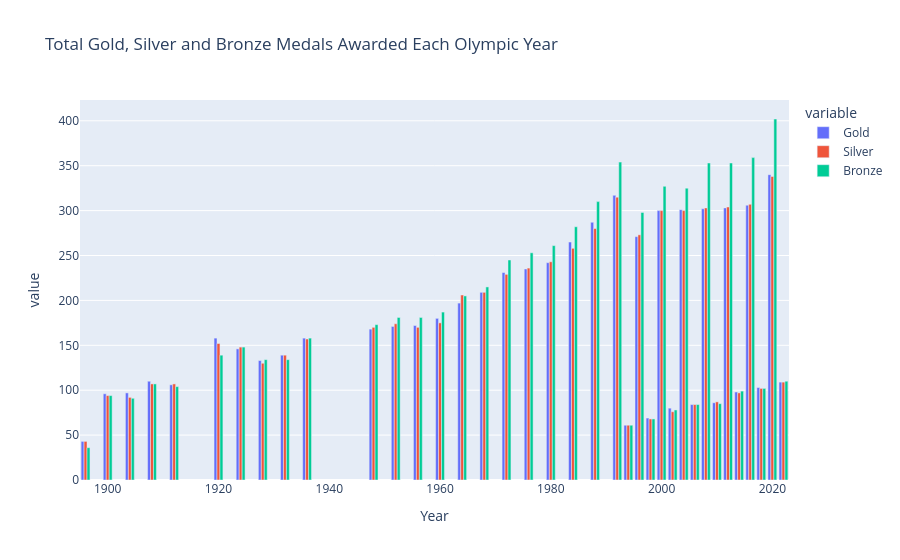

Write notebook code for a chart like this one.
### Markdown cell above
### Q8: Total gold/silver/bronze medals awarded each Olympic year

### Code cell
pipeline = [
    {'$group': {'_id': '$Year', 'Gold': {'$sum': '$Gold'}, 'Silver': {'$sum': '$Silver'}, 'Bronze': {'$sum': '$Bronze'}}},
    {'$sort': {'_id': 1}}
]
q8_results = list(wins_collection.aggregate(pipeline))
q8_df = pd.DataFrame(q8_results).rename(columns={'_id': 'Year'})
print(q8_df)

fig_q8 = px.bar(q8_df, x='Year', y=['Gold', 'Silver', 'Bronze'], barmode='group',
                title='Total Gold, Silver and Bronze Medals Awarded Each Olympic Year')
fig_q8.show()

### Figure 1 — Plotly figure (JSON) as saved in the notebook; plotly's stock layout.template omitted (floating-point values rounded to 4 significant figures)
{"data": [{"alignmentgroup": "True", "hovertemplate": "variable=Gold<br>Year=%{x}<br>value=%{y}<extra></extra>", "legendgroup": "Gold", "marker": {"color": "#636efa", "pattern": {"shape": ""}}, "name": "Gold", "offsetgroup": "Gold", "orientation": "v", "showlegend": true, "textposition": "auto", "type": "bar", "x": [1896, 1900, 1904, 1908, 1912, 1920, 1924, 1928, 1932, 1936, 1948, 1952, 1956, 1960, 1964, 1968, 1972, 1976, 1980, 1984, 1988, 1992, 1994, 1996, 1998, 2000, 2002, 2004, 2006, 2008, 2010, 2012, 2014, 2016, 2018, 2020, 2022], "xaxis": "x", "y": [43, 96, 97, 110, 106, 158, 146, 133, 139, 158, 168, 171, 172, 180, 197, 209, 231, 235, 242, 265, 287, 317, 61, 271, 69, 300, 80, 301, 84, 302, 86, 303, 98, 306, 103, 340, 109], "yaxis": "y"}, {"alignmentgroup": "True", "hovertemplate": "variable=Silver<br>Year=%{x}<br>value=%{y}<extra></extra>", "legendgroup": "Silver", "marker": {"color": "#EF553B", "pattern": {"shape": ""}}, "name": "Silver", "offsetgroup": "Silver", "orientation": "v", "showlegend": true, "textposition": "auto", "type": "bar", "x": [1896, 1900, 1904, 1908, 1912, 1920, 1924, 1928, 1932, 1936, 1948, 1952, 1956, 1960, 1964, 1968, 1972, 1976, 1980, 1984, 1988, 1992, 1994, 1996, 1998, 2000, 2002, 2004, 2006, 2008, 2010, 2012, 2014, 2016, 2018, 2020, 2022], "xaxis": "x", "y": [43, 94, 92, 107, 107, 152, 148, 130, 139, 157, 170, 174, 170, 175, 206, 209, 229, 236, 243, 258, 280, 315, 61, 273, 68, 300, 76, 300, 84, 303, 87, 304, 97, 307, 102, 338, 109], "yaxis": "y"}, {"alignmentgroup": "True", "hovertemplate": "variable=Bronze<br>Year=%{x}<br>value=%{y}<extra></extra>", "legendgroup": "Bronze", "marker": {"color": "#00cc96", "pattern": {"shape": ""}}, "name": "Bronze", "offsetgroup": "Bronze", "orientation": "v", "showlegend": true, "textposition": "auto", "type": "bar", "x": [1896, 1900, 1904, 1908, 1912, 1920, 1924, 1928, 1932, 1936, 1948, 1952, 1956, 1960, 1964, 1968, 1972, 1976, 1980, 1984, 1988, 1992, 1994, 1996, 1998, 2000, 2002, 2004, 2006, 2008, 2010, 2012, 2014, 2016, 2018, 2020, 2022], "xaxis": "x", "y": [36, 94, 91, 107, 104, 139, 148, 134, 134, 158, 173, 181, 181, 187, 205, 215, 245, 253, 261, 282, 310, 354, 61, 298, 68, 327, 78, 325, 84, 353, 85, 353, 99, 359, 102, 402, 110], "yaxis": "y"}], "layout": {"barmode": "group", "legend": {"title": {"text": "variable"}, "tracegroupgap": 0}, "title": {"text": "Total Gold, Silver and Bronze Medals Awarded Each Olympic Year"}, "xaxis": {"anchor": "y", "domain": [0, 1], "title": {"text": "Year"}}, "yaxis": {"anchor": "x", "domain": [0, 1], "title": {"text": "value"}}}}
